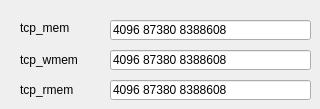
       <widget class="QWidget" name="usermemory_2">
        <attribute name="title">
         <string>User Memory</string>
        </attribute>
        <widget class="QLabel" name="label_25">
         <property name="geometry">
          <rect>
           <x>20</x>
           <y>80</y>
           <width>71</width>
           <height>20</height>
          </rect>
         </property>
         <property name="text">
          <string>tcp_rmem</string>
         </property>
        </widget>
        <widget class="QLineEdit" name="tcp_mem_user_rmem_wget">
         <property name="geometry">
          <rect>
           <x>110</x>
           <y>80</y>
           <width>201</width>
           <height>20</height>
          </rect>
         </property>
         <property name="toolTip">
          <string>&lt;html&gt;&lt;head/&gt;&lt;body&gt;&lt;p&gt;put 3 values in bytes, can be separated by comma or space&lt;/p&gt;&lt;/body&gt;&lt;/html&gt;</string>
         </property>
         <property name="whatsThis">
          <string>&lt;html&gt;&lt;head/&gt;&lt;body&gt;&lt;p&gt;put 3 values in bytes, can be separated by comma or space&lt;/p&gt;&lt;/body&gt;&lt;/html&gt;</string>
         </property>
         <property name="inputMask">
          <string/>
         </property>
         <property name="text">
          <string>4096 87380 8388608</string>
         </property>
         <property name="maxLength">
          <number>200</number>
         </property>
        </widget>
        <widget class="QLabel" name="label_16">
         <property name="geometry">
          <rect>
           <x>20</x>
           <y>50</y>
           <width>81</width>
           <height>20</height>
          </rect>
         </property>
         <property name="text">
          <string>tcp_wmem</string>
         </property>
        </widget>
        <widget class="QLineEdit" name="tcp_mem_user_wget">
         <property name="geometry">
          <rect>
           <x>110</x>
           <y>20</y>
           <width>201</width>
           <height>20</height>
          </rect>
         </property>
         <property name="toolTip">
          <string>&lt;html&gt;&lt;head/&gt;&lt;body&gt;&lt;p&gt;put 3 values in bytes, can be separated by comma or space&lt;/p&gt;&lt;/body&gt;&lt;/html&gt;</string>
         </property>
         <property name="whatsThis">
          <string>&lt;html&gt;&lt;head/&gt;&lt;body&gt;&lt;p&gt;put 3 values in bytes, can be separated by comma or space&lt;/p&gt;&lt;/body&gt;&lt;/html&gt;</string>
         </property>
         <property name="inputMask">
          <string/>
         </property>
         <property name="text">
          <string>4096 87380 8388608</string>
         </property>
         <property name="maxLength">
          <number>200</number>
         </property>
        </widget>
        <widget class="QLabel" name="label_11">
         <property name="geometry">
          <rect>
           <x>20</x>
           <y>20</y>
           <width>71</width>
           <height>16</height>
          </rect>
         </property>
         <property name="text">
          <string>tcp_mem</string>
         </property>
        </widget>
        <widget class="QLineEdit" name="tcp_mem_user_wmem_wget">
         <property name="geometry">
          <rect>
           <x>110</x>
           <y>50</y>
           <width>201</width>
           <height>20</height>
          </rect>
         </property>
         <property name="toolTip">
          <string>&lt;html&gt;&lt;head/&gt;&lt;body&gt;&lt;p&gt;put 3 values in bytes, can be separated by comma or space&lt;/p&gt;&lt;/body&gt;&lt;/html&gt;</string>
         </property>
         <property name="whatsThis">
          <string>&lt;html&gt;&lt;head/&gt;&lt;body&gt;&lt;p&gt;put 3 values in bytes, can be separated by comma or space&lt;/p&gt;&lt;/body&gt;&lt;/html&gt;</string>
         </property>
         <property name="inputMask">
          <string/>
         </property>
         <property name="text">
          <string>4096 87380 8388608</string>
         </property>
         <property name="maxLength">
          <number>200</number>
         </property>
        </widget>
       </widget>
